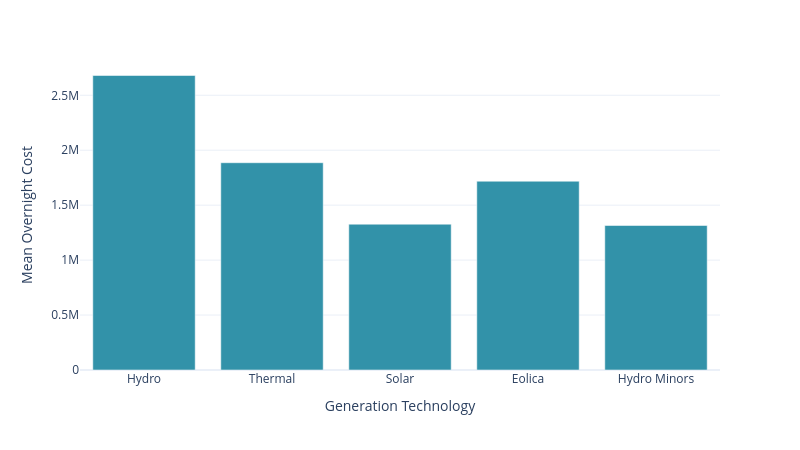

This figure's notebook cell:
### Code cell
gen_overnight_cost  = gen_costs.copy()
gen_overnight_cost = gen_overnight_cost[['gen_tech','gen_overnight_cost']]

gen_overnight_cost = gen_overnight_cost.groupby(['gen_tech']).agg({'gen_overnight_cost':'mean'}).reset_index()

fig = px.bar(
    gen_overnight_cost, x='gen_tech', y='gen_overnight_cost', 
    color_discrete_sequence=[colors[0]],
    labels={'gen_tech': 'Generation Technology', 'gen_overnight_cost': 'Mean Overnight Cost'},
    height=9*50, width=16*50, category_orders={"gen_tech": tech_order},
    template='plotly_white')
fig.show()

### Figure 1 — Plotly figure (JSON) as saved in the notebook; plotly's stock layout.template omitted (floating-point values rounded to 4 significant figures)
{"data": [{"alignmentgroup": "True", "hovertemplate": "Generation Technology=%{x}<br>Mean Overnight Cost=%{y}<extra></extra>", "legendgroup": "", "marker": {"color": "#3292A9", "pattern": {"shape": ""}}, "name": "", "offsetgroup": "", "orientation": "v", "showlegend": false, "textposition": "auto", "type": "bar", "x": ["Eolica", "Hydro", "Hydro Minors", "Solar", "Thermal"], "xaxis": "x", "y": [1718000, 2680000.0, 1315000.0, 1327000, 1886000.0], "yaxis": "y"}], "layout": {"barmode": "relative", "height": 450, "legend": {"tracegroupgap": 0}, "margin": {"t": 60}, "width": 800, "xaxis": {"anchor": "y", "categoryarray": ["Hydro", "Thermal", "Solar", "Eolica", "Hydro Minors"], "categoryorder": "array", "domain": [0, 1], "title": {"text": "Generation Technology"}}, "yaxis": {"anchor": "x", "domain": [0, 1], "title": {"text": "Mean Overnight Cost"}}}}
